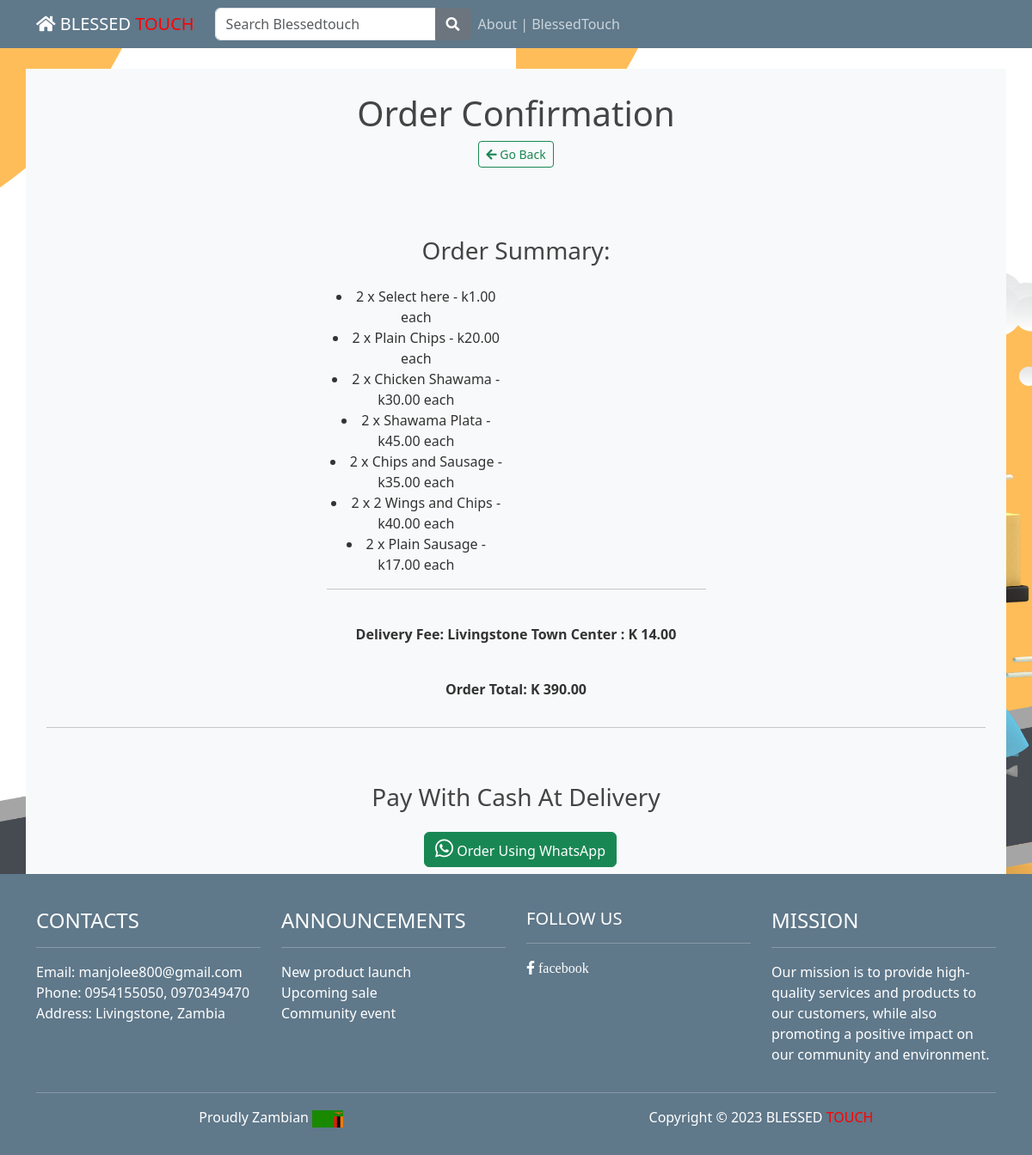
Screenshot of /order-confirmation/71/ with the database file from the repository.
### customer/models.py (models this page shows, shortened)
class OrderItem(models.Model):
    item = models.ForeignKey(MenuItem, on_delete=models.CASCADE)
    quantity = models.IntegerField(default=1)

class MenuItem(models.Model):
    name = models.CharField(max_length=100)
    description = models.TextField()
    image = models.ImageField(upload_to='menu_images/')
    price = models.DecimalField(max_digits=5, decimal_places=2)
    category = models.ManyToManyField('category', related_name='item')
    availability = models.BooleanField(default=True)
    is_verified = models.BooleanField(default=False)  # New field for verified items

class Location(models.Model):
    name = models.CharField(max_length=50)
    delivery_fee = models.DecimalField(max_digits=5, decimal_places=2)
    def __str__(self):
        return self.name

### customer/views.py (the view)
# urls.py: path('order-confirmation/<int:pk>/', OrderConfirmation.as_view(), name='order-confirmation'),
class OrderConfirmation(View):
    def get(self, request, pk, *args, **kwargs):
        order = OrderModel.objects.get(pk=pk)
        total_price = order.price + order.location.delivery_fee
        context = {
            'pk': order.pk,
            'order_items': order.order_items.all(),
            'price': order.price,
            'location': order.location,
            'delivery_fee': order.location.delivery_fee,
            'total_price': total_price,
        }
        return render(request, 'customer/order_confirmation.html', context)

### templates/customer/order_confirmation.html
{% extends 'base.html' %}
{% block content %}
<div class="container mb-5">
    <div class="row justify-content-center mt-1">
        <div class="col-md-5 col-sm-12 p-4 text-center">
            <h1>Order Confirmation</h1>
            <a href="{% url 'customer:order' %}" class="btn btn-outline-success mb-2 btn-sm">
    <i class="fas fa-arrow-left"></i> Go Back
</a>
        </div>
    </div>
<div class="row justify-content-center mt-5">
    <div class="col-md-5 col-sm-12 text-center">
        <h3 class="pb-3">Order Summary:</h3>
        {% for item in order_items %}
  <div class="row">
    <div class="col-md-6 col-sm-12">
      <li>{{ item.quantity }} x {{ item.item.name }} - k{{ item.item.price }} each</li>
    </div>
    <div class="col-md-6 col-sm-12">
    </div>
  </div>
{% endfor %}<hr/>
<p class="font-weight-bold pt-4">Delivery Fee: {{ location }} : K {{ delivery_fee }}</p>
<p class="font-weight-bold pt-4">Order Total: K {{ total_price }}</p>
</div>
</div><hr/>
</div>
<div class="row justify-content-center pb-2 pt-3">
    <div class="col-md-6 text-center">
        <h3>Pay With Cash At Delivery</h3>
    </div>
</div>
<div class="row justify-content-center pb-2 pt-2">
  <div class="col-md-6 text-center">
    <a href="https://api.whatsapp.com/send?phone=260970349470&text=Invoice%20Link:%20https://blessedtouchs.pythonanywhere.com/customer/order/{{ pk }}/invoice" class="btn btn-success" style="margin-left: 10px;">
  <i class="fab fa-whatsapp" aria-hidden="true" style="color: white; font-size: 24px;"></i> Order Using WhatsApp
</a>
  </div>
</div>
{% endblock content %}

### templates/base.html (shortened to what this page needs)
{% load static %}
<!DOCTYPE html>
<html>
<head>
    <link rel="stylesheet" href="https://maxcdn.bootstrapcdn.com/bootstrap/4.0.0/css/bootstrap.min.css">
    <link href="https://cdn.jsdelivr.net/npm/bootstrap@5.3.0-alpha1/dist/css/bootstrap.min.css" rel="stylesheet">
    <link rel="stylesheet" href="https://use.fontawesome.com/releases/v5.14.0/css/all.css">
    <link rel="stylesheet" type="text/css" href="{% static 'blog/main.css' %}">
    <link rel="stylesheet" href="https://cdnjs.cloudflare.com/ajax/libs/font-awesome/5.15.1/css/all.min.css" />
</head>
    <body style="background-image: url('{% static 'White Yellow Minimalist Delivery Services Instagram Story.png' %}'); background-size: 50% auto;">
        <header class="site-header">
          <nav class="navbar navbar-expand-md navbar-dark bg-steel fixed-top">
            <div class="container">
              {% include 'blog/header.html' %}
            </div>
          </nav>
        </header>
        <main role="main" class="container bg-light">
            <div class="row">
                <div class="col-md-12">
                {% block content %}{% endblock %}
                </div>
            </div>
        </main>
<footer>
  <div class="">
    {% include 'blog/footer.html' %}
  </div>
</footer>
</body>
</html>

### templates/blog/header.html (shortened to what this page needs)
<header class="site-header">
  <nav class="navbar navbar-expand-md navbar-dark bg-steel fixed-top">
    <div class="container">
      <a class="navbar-brand mr-4" href="{% url 'customer:index' %}"><i class="fas fa-home"></i><span> BLESSED</span> <span style="color:red">TOUCH</span></a>
  <div class="collapse navbar-collapse" id="navbarToggle">
      <form class="form-inline my-2 my-lg-0">
  <div class="input-group mx-auto" style="max-width:500px">
    <input type="text" class="form-control" placeholder="Search Blessedtouch" aria-label="Search" name="q">
    <div class="input-group-append">
      <button class="btn btn-secondary" type="submit">
        <i class="fa fa-search"></i>
      </button>
    </div>
  </div>
</form>
    <div class="navbar-nav mr-auto">
      <a class="nav-item nav-link" href="{% url 'blog-about' %}">About | BlessedTouch</a>
    </div>
  </div>
</div>
  </nav>
</header>

### templates/blog/footer.html
{% load static %}
<footer class="navbar-dark bg-steel py-3 text-white">
    <div class="container">
        <div class="row">
            <div class="col-md-3"><br/>
                <h4 class="text-uppercase text-white">Contacts</h4><hr>
                <ul class="list-unstyled">
                    <li>Email: manjolee800@gmail.com</li>
                    <li>Phone: 0954155050, 0970349470</li>
                    <li>Address: Livingstone, Zambia</li>
                </ul>
            </div>
            <div class="col-md-3"><br/>
                <h4 class="text-uppercase text-white">Announcements</h4><hr>
                <ul class="list-unstyled">
                    <li>New product launch</li>
                    <li>Upcoming sale</li>
                    <li>Community event</li>
                </ul>
            </div>
            <div class="col-md-3"><br/>
                <h5 class="text-uppercase text-white">Follow Us</h5><hr>
                <ul class="list-unstyled">
                    <li><a href="https://www.facebook.com/profile.php?id=100089608791020">
                        <i class="fab fa-facebook-f text-white"> facebook</i></a>
                    </li>
                </ul>
            </div><br/>
            <div class="col-md-3"><br/>
                <h4 class="text-uppercase text-white">Mission</h4><hr>
                <p>Our mission is to provide high-quality services and products to our customers, while also promoting a positive impact on our community and environment.</p>
            </div>
        </div>
        <hr class="bg-white">
        <div class="row">
            <div class="col-md-6">
                <p class="text-center">
                    Proudly Zambian <img src="{% static 'zambianflag.jpg' %}" alt="Zambian flag" style="height: 20px;">
                </p>
            </div>
            <div class="col-md-6">
                <p class="text-center">
                    Copyright &copy; 2023
                    <span> BLESSED</span> <span style="color:red">TOUCH</span>
                </p>
            </div>
        </div>
    </div>
</footer>

### static/blog/main.css (style rules this page uses)
body { background: #fafafa; color: #333333; margin-top: 5rem; }
h1, h2, h3, h4, h5, h6 { color: #444444; }
ul { margin: 0; }
.bg-steel { background-color: #5f788a; }
.site-header .navbar-nav .nav-link { color: #cbd5db; }

### rows the page displays
OrderItem: quantity "2", item.name "Select here", item.price "1.00"
OrderItem: quantity "2", item.name "Plain Chips", item.price "20.00"
OrderItem: quantity "2", item.name "Chicken Shawama", item.price "30.00"
OrderItem: quantity "2", item.name "Shawama Plata", item.price "45.00"
OrderItem: quantity "2", item.name "Chips and Sausage", item.price "35.00"
OrderItem: quantity "2", item.name "2 Wings and Chips", item.price "40.00"
OrderItem: quantity "2", item.name "Plain Sausage", item.price "17.00"
Location: name "Livingstone Town Center", delivery_fee "14.00"

### other values shown
{{ total_price }} "390.00"
